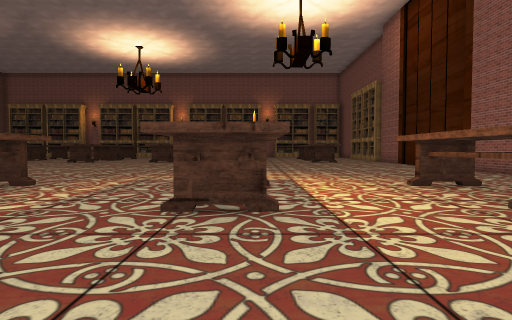
view 1 (above)

24 first-person views from a walk through a Unity game level. The camera is 1.4 m above the floor, tilts 2° down and sees 80° across. The floor is counted in squares, 2 m on a side. Each view is taken from the middle of a square. On the plan, view 1 faces up. The plan holds only what a view shows up to about 10 squares ahead; the rest is blank. Some surface patterns are stand-ins.

view 2
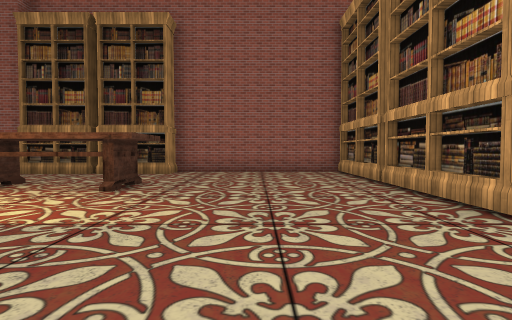

view 3
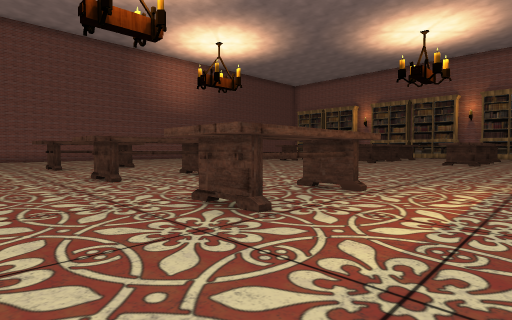

view 4
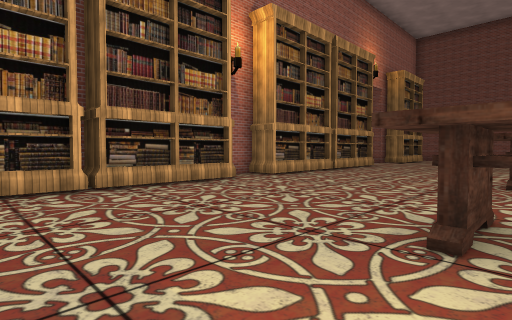

view 5
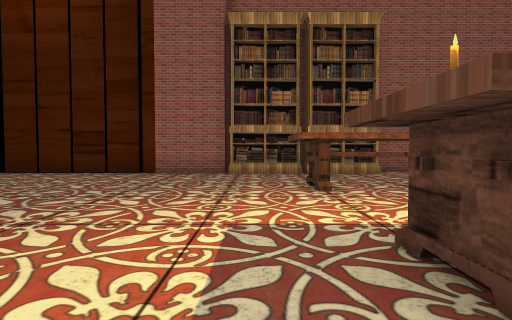

view 6
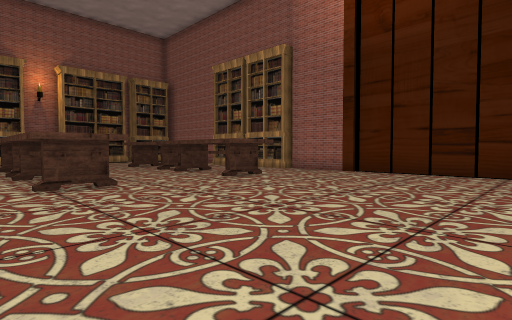

view 7
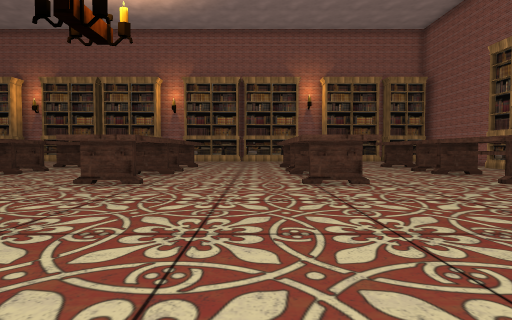

view 8
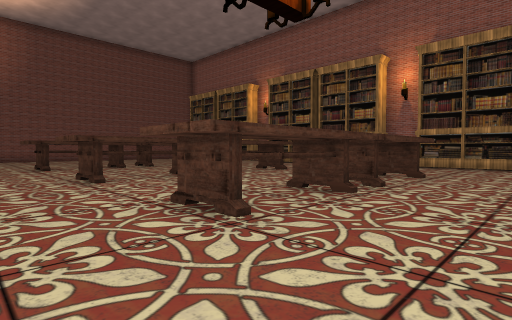

view 9
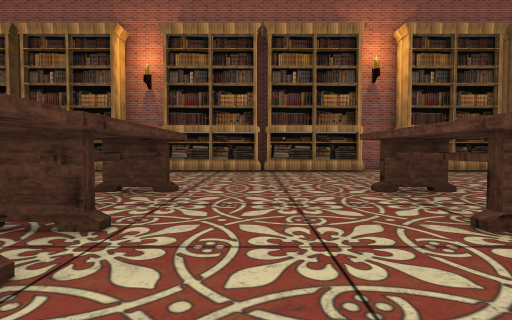

view 10
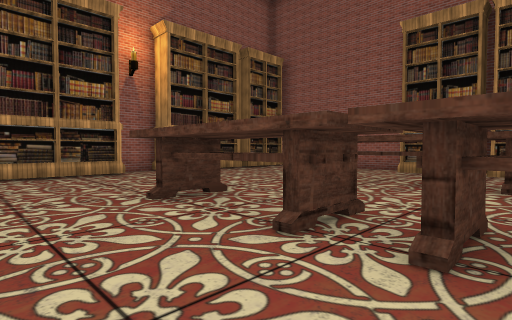

view 11
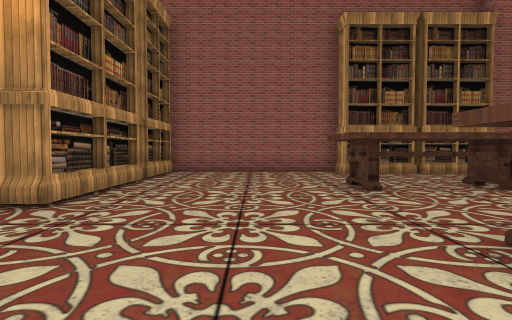

view 12
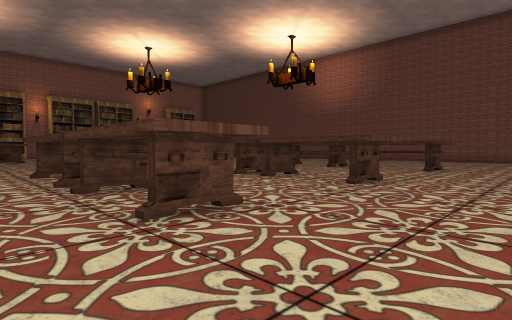

view 13
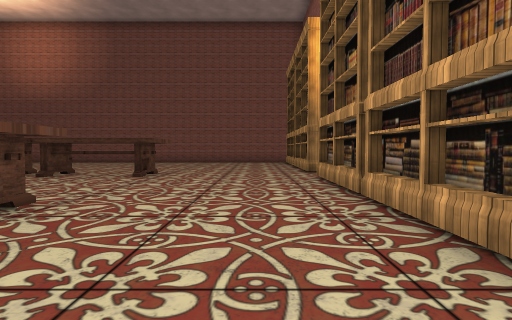

view 14
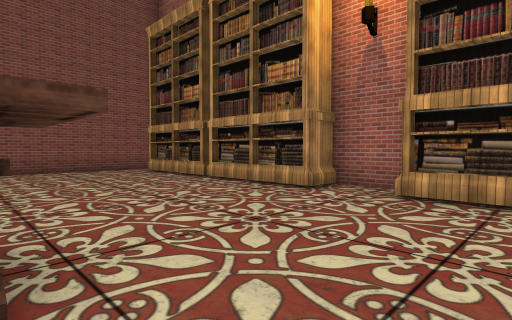

view 15
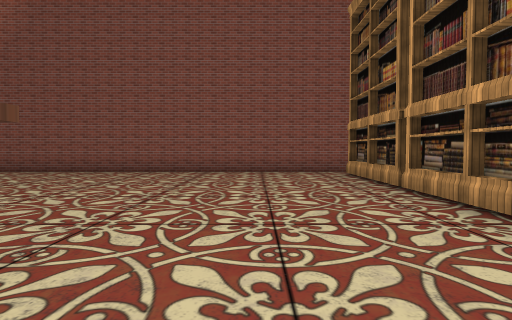

view 16
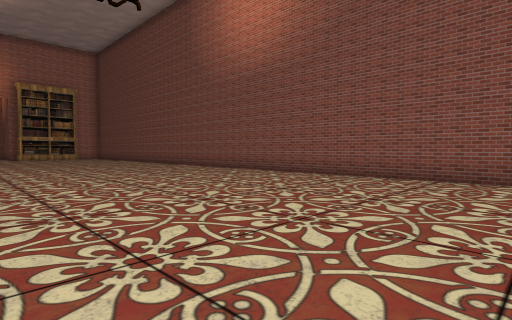

view 17
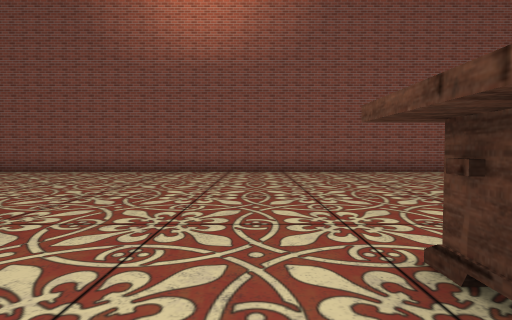

view 18
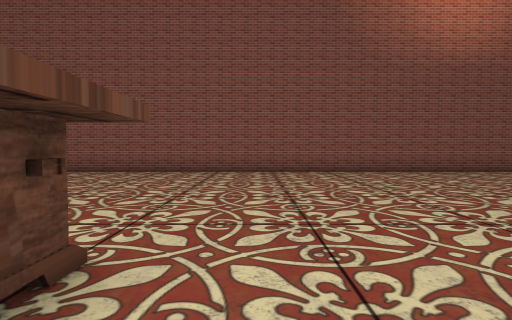

view 19
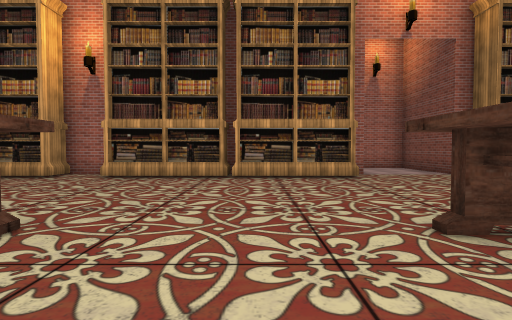

view 20
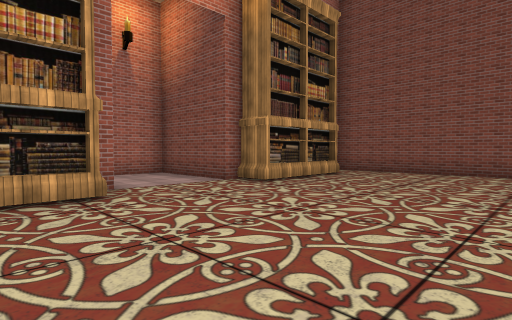

view 21
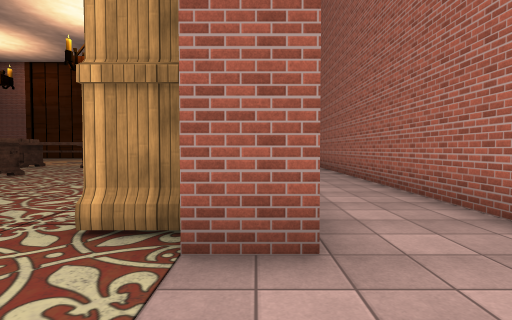

view 22
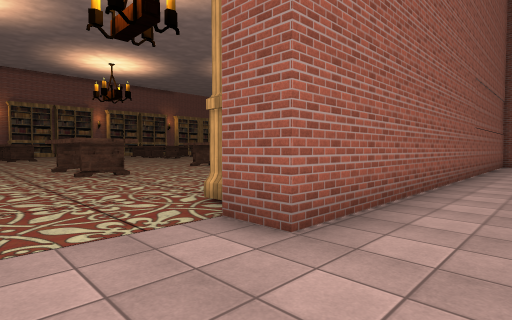

view 23
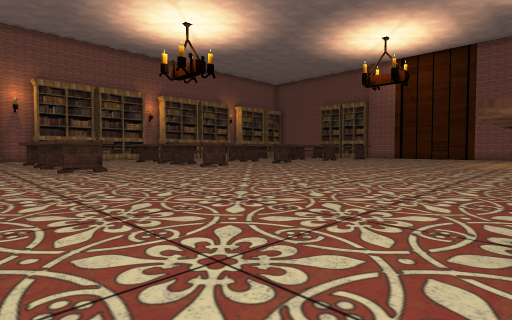

view 24
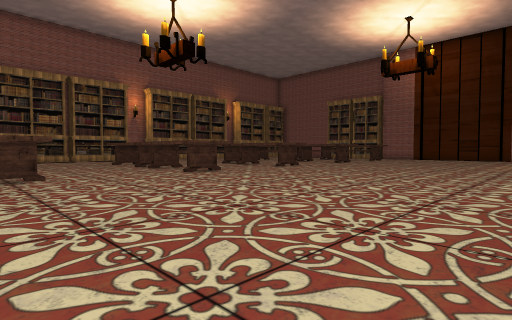

### Floor plan
Points are (right, up) in squares from view 1. A wall is a line through its corners. A room is listed if a view was taken in it or the views show most of it. See-through windows are left out.
Room 1 (views 1, 2, 3, 4, 5, 6, 7, 8, 9, 10, 11, 12, 13, 14, 15, 16, 17, 18, 19, 20, 23, 24)
walls: (-8.4, -2.5) (-6.6, -2.5); (-13.9, 27.5) (-15.4, 27.5); (7.5, 7.9) (7.1, 7.9) (7.1, 15.2); (1.8, 27.5) (0.6, 27.5); (7.5, 21.4) (7.5, 26.8); (-18, -2.5) (-17.5, -2.5); (-22.5, 27) (-22.5, -1.6); (7.5, -1.6) (7.5, 3.5)
ways out: opening at (-16.5, -3) to room 2
objects: bookshelf (-21, -2) to (-18, -2); bookshelf (-21, 27) to (-18, 27); bookshelf (-17, 27) to (-16, 27); bookshelf (-14, -2) to (-11, -2); other object (-14, 4) to (-14, 6); other object (-14, 16) to (-14, 18); other object (-14, 20) to (-14, 22); bookshelf (-13, 27) to (-11, 27); bookshelf (-10, -2) to (-9, -2); other object (-10, 4) to (-9, 6); other object (-10, 16) to (-9, 18); other object (-10, 20) to (-9, 22); bookshelf (-10, 27) to (-8, 27); bookshelf (-6, -2) to (-4, -2); bookshelf (-6, 27) to (-3, 27); other object (-5, 4) to (-5, 6); other object (-5, 16) to (-5, 18); other object (-5, 20) to (-5, 22); bookshelf (-3, -2) to (-1, -2); bookshelf (-2, 27) to (0, 27); other object (-1, 4) to (0, 6); other object (-1, 16) to (0, 18); other object (-1, 20) to (0, 22); bookshelf (1, -2) to (4, -2); bookshelf (2, 27) to (4, 27); other object (3, 4) to (4, 6); other object (3, 16) to (4, 18); other object (3, 20) to (4, 22); bookshelf (5, -2) to (7, -2); bookshelf (6, 27) to (7, 27); bookshelf (7, 4) to (7, 5); bookshelf (7, 6) to (7, 7); bookshelf (7, 18) to (7, 19); bookshelf (7, 20) to (7, 21)
Room 2 (views 21, 22)
walls: (-14.1, -5.5) (-7, -5.5); (-4.4, -3.4) (-15, -3.4) (-15, -2.5); (-17.5, -2.5) (-17.5, -5.5) (-16, -5.5)
ways out: opening at (-16.5, -3) to room 1

Where each view was taken, in squares from view 1:
view 1: 0 up, 0 right, facing up
view 2: 1 up, 2 left, facing right
view 3: 1 up, 2 left, facing up-left
view 4: 4 up, 2 left, facing down-left
view 5: 7 up, 2 left, facing right
view 6: 10 up, 2 left, facing up-right
view 7: 10 up, 2 left, facing up
view 8: 14 up, 2 left, facing up-left
view 9: 17 up, 3 left, facing up
view 10: 18 up, 3 left, facing up-right
view 11: 24 up, 2 left, facing right
view 12: 25 up, 3 left, facing down-left
view 13: 25 up, 6 left, facing left
view 14: 22 up, 12 left, facing up-left
view 15: 24 up, 13 left, facing left
view 16: 21 up, 15 left, facing down-left
view 17: 15 up, 13 left, facing left
view 18: 7 up, 13 left, facing left
view 19: 6 up, 12 left, facing down
view 20: 3 up, 13 left, facing down-left
view 21: 3 down, 17 left, facing right
view 22: 5 down, 17 left, facing up-right
view 23: 6 up, 17 left, facing up-right
view 24: 8 up, 15 left, facing up-right
